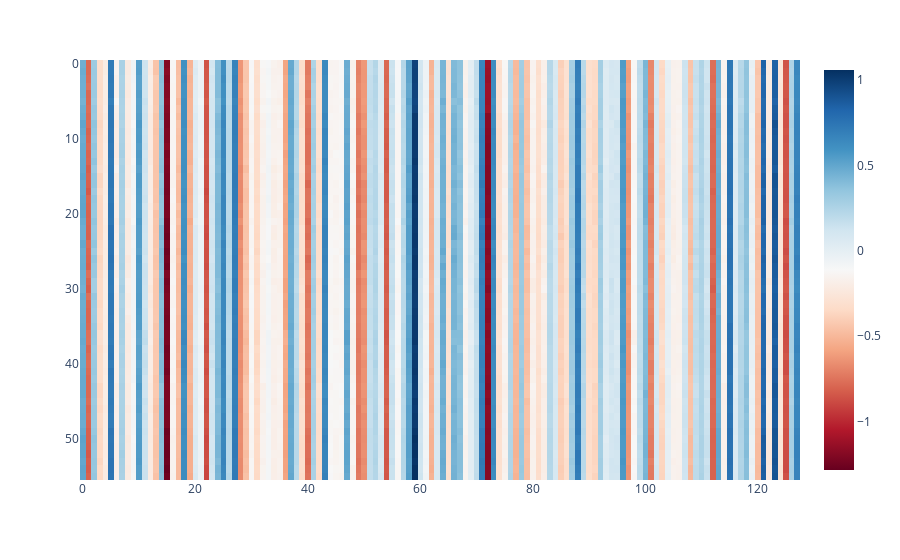

The notebook cell saved with this chart:
### Code cell
plot.imshow(t_flat_acts - (PCA["projected data"] @ components.T))

### Figure 1 — Plotly figure (JSON) as saved in the notebook; plotly's stock layout.template omitted (floating-point values rounded to 4 significant figures; data arrays with more than 128 entries replaced by an {"elided": "..."} marker saying what was removed)
{"data": [{"coloraxis": "coloraxis", "hovertemplate": "x: %{x}<br>y: %{y}<br>color: %{z}<extra></extra>", "name": "0", "type": "heatmap", "xaxis": "x", "yaxis": "y", "z": {"elided": "56x128 float values"}}], "layout": {"coloraxis": {"colorscale": [[0, "rgb(103,0,31)"], [0.1, "rgb(178,24,43)"], [0.2, "rgb(214,96,77)"], [0.3, "rgb(244,165,130)"], [0.4, "rgb(253,219,199)"], [0.5, "rgb(247,247,247)"], [0.6, "rgb(209,229,240)"], [0.7, "rgb(146,197,222)"], [0.8, "rgb(67,147,195)"], [0.9, "rgb(33,102,172)"], [1, "rgb(5,48,97)"]]}, "margin": {"t": 60}, "xaxis": {"anchor": "y", "domain": [0, 1]}, "yaxis": {"anchor": "x", "autorange": "reversed", "domain": [0, 1]}}}
